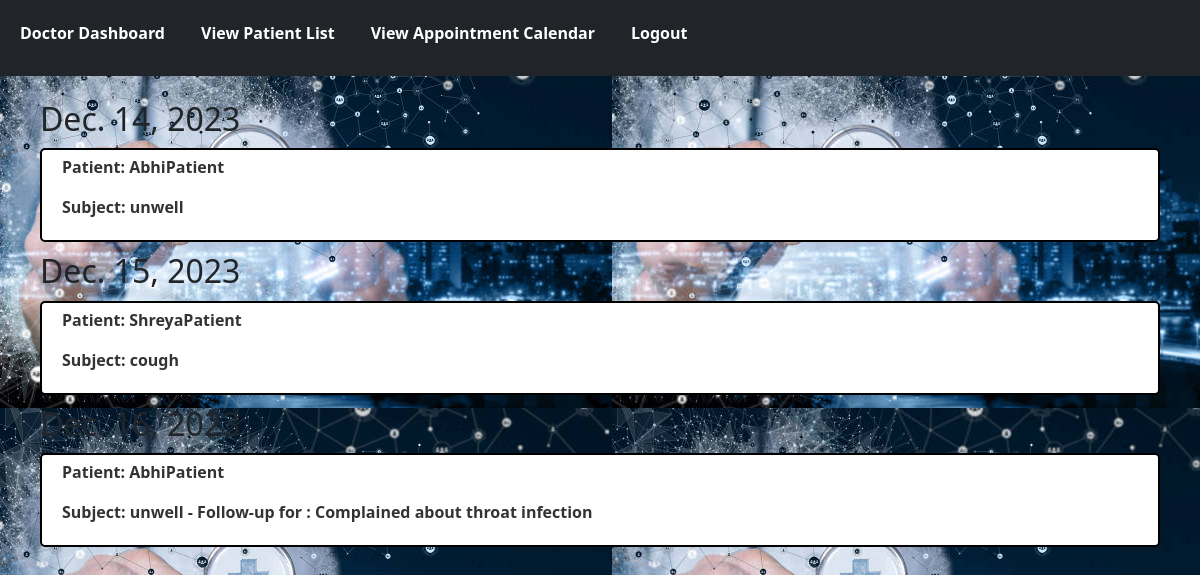
/doctor/appointments/ (signed in), run on the app's committed database.
### health/models.py (models this page shows)
class Appointment(models.Model):
    patient = models.ForeignKey(Patient, on_delete=models.CASCADE)
    doctor = models.ForeignKey(Doctor, on_delete=models.CASCADE)
    appointment_date_time = models.DateTimeField()
    subject = models.CharField(max_length=255)
    completed = models.BooleanField(default=False)

class Patient(models.Model):
    user = models.OneToOneField(User, on_delete=models.CASCADE)
    name = models.CharField(max_length=255)
    email = models.EmailField(max_length=255)
    mobile_no = models.CharField(max_length=10)
    address = models.TextField()
    created_on = models.DateTimeField(auto_now_add=True)
    weight = models.IntegerField()
    height = models.IntegerField()
    blood_group = models.CharField(max_length=255)
    gender = models.CharField(max_length=255)
    age = models.IntegerField()

### health/views.py (the view)
# urls.py: path('doctor/appointments/', views.view_appointment_calendar, name='view_appointment_calendar'),  # View appointment calendar
@login_required
def view_appointment_calendar(request):
    doctor = get_object_or_404(Doctor, user=request.user)
    dates = Appointment.objects.filter(doctor=doctor).annotate(
        date=TruncDate('appointment_date_time')
    ).values('date').annotate(c=Count('id'))
    appointments = {
        date['date']: Appointment.objects.filter(
            doctor=doctor,
            appointment_date_time__date=date['date']
        ) for date in dates
    }
    context = {'appointments': appointments}
    return render(request, 'calendar.html',context)

### health/templates/calendar.html
{% extends "base_doctor.html" %}
{% block content %}
<div class="calendar">
{% for date, appointment_list in appointments.items %}
        <h2>{{ date }}</h2>
        {% for appointment in appointment_list %}
        <div class="appointment">
            <p class="appointment-info">Patient: {{ appointment.patient.name }}</p>
            <p class="appointment-info">Subject: {{ appointment.subject }}</p>
        </div>
        {% endfor %}
        {% endfor %}
    </div>
{% endblock %}

### health/static/styles.css (style rules this page uses)
h2 { font-size: 24px; color: #333; margin-bottom: 20px; }
h2 { color: #333; }
.appointment-info { font-weight: bold; }
body { background-image: url('../static/images/patient_background.jpeg'); color: #333; margin: 0; min-height: 100vh; }
.calendar { padding: 3vb 5vh; }
.appointment { border: 2px solid black; padding: 5px 20px; margin: 10px 0; border-radius: 5px; background-color: #fff; }
.appointment-info { color: #333; font-weight: bold; }

### data on the page
Appointment: patient.name "AbhiPatient", subject "unwell"
Appointment: patient.name "ShreyaPatient", subject "cough"
Appointment: patient.name "AbhiPatient", subject "unwell - Follow-up for : Complained about throat infection"

### other printed values
{{ date }} "Dec. 14, 2023" "Dec. 15, 2023" "Dec. 16, 2023"
